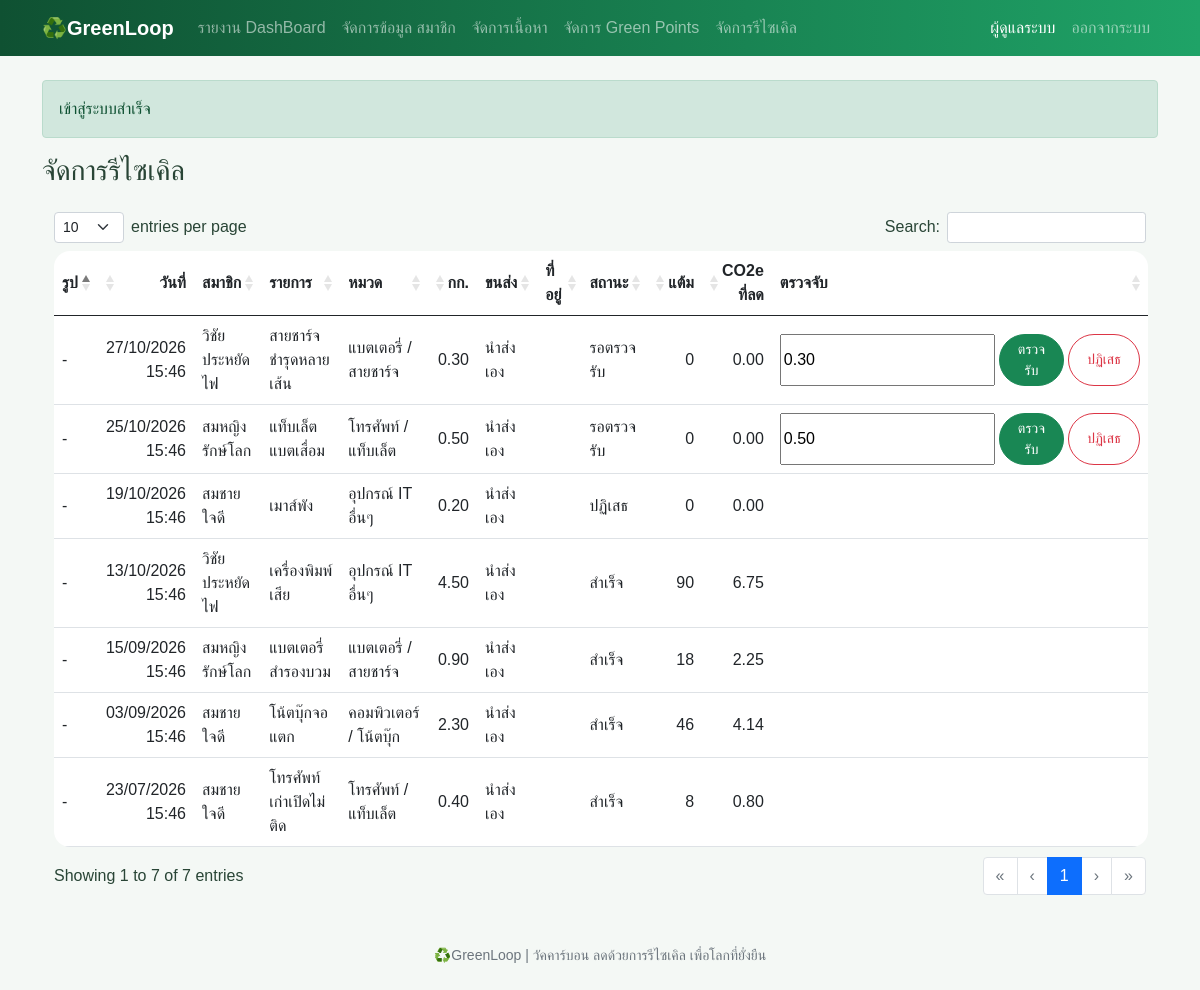
Screenshot of /admin/recycles.php (signed in) with the database file from the repository.
### tables this page shows
CREATE TABLE recycles (
    id INT AUTO_INCREMENT PRIMARY KEY,
    user_id INT NOT NULL,
    category_id INT NOT NULL,
    item_name VARCHAR(150) NOT NULL,
    weight_kg DECIMAL(6,2) NOT NULL,
    image VARCHAR(50) NOT NULL DEFAULT '',
    delivery_type ENUM('self', 'pickup') NOT NULL DEFAULT 'self',
    address VARCHAR(500) NOT NULL DEFAULT '',
    status ENUM('pending', 'done', 'rejected') NOT NULL DEFAULT 'pending',
    points INT NOT NULL DEFAULT 0,
    co2_kg DECIMAL(8,2) NOT NULL DEFAULT 0,
    created_at DATETIME NOT NULL DEFAULT CURRENT_TIMESTAMP,
    KEY idx_recycles_user_created (user_id, created_at),
    KEY idx_recycles_category (category_id),
    KEY idx_recycles_status (status),
    CONSTRAINT fk_recycles_user FOREIGN KEY (user_id) REFERENCES users (id) ON DELETE CASCADE,
    CONSTRAINT fk_recycles_category FOREIGN KEY (category_id) REFERENCES categories (id)
);

CREATE TABLE users (
    id INT AUTO_INCREMENT PRIMARY KEY,
    name VARCHAR(100) NOT NULL,
    email VARCHAR(100) NOT NULL UNIQUE,
    phone VARCHAR(10) NOT NULL,
    password VARCHAR(255) NOT NULL,
    question VARCHAR(100) NOT NULL,
    answer VARCHAR(255) NOT NULL,
    role ENUM('user', 'admin') NOT NULL DEFAULT 'user',
    status ENUM('active', 'suspended') NOT NULL DEFAULT 'active',
    points INT NOT NULL DEFAULT 0,
    created_at DATETIME NOT NULL DEFAULT CURRENT_TIMESTAMP
);

CREATE TABLE categories (
    id INT AUTO_INCREMENT PRIMARY KEY,
    name VARCHAR(100) NOT NULL,
    co2_per_kg DECIMAL(6,2) NOT NULL
);

### init.php (called while the page is built, shortened)
<?php
function me(){
    return !empty($_SESSION['uid']) ? ($_SESSION['user'] ?? null) : null;
}
function e($value){
    return htmlspecialchars((string) $value, ENT_QUOTES, 'UTF-8');
}
require_once __DIR__ . '/header.php';

### controller/admin_recycle.php (called while the page is built, shortened)
<?php
require_once __DIR__ . '/../init.php';
$s = trim($_GET['q'] ?? '');
$status = trim($_GET['status'] ?? '');
$sql = "SELECT r.*, c.name AS category, u.name AS member
    FROM recycles r
    JOIN categories c ON c.id = r.category_id
    JOIN users u ON u.id = r.user_id
    WHERE (r.item_name LIKE '%$s%' OR u.name LIKE '%$s%')
    AND ('$status' = '' OR r.status = '$status')
    ORDER BY r.status = 'pending' DESC, r.id DESC";
$result = $db->query($sql);
$rows = $result ? $result->fetch_all(MYSQLI_ASSOC) : [];

### admin/recycles.php (the view, shortened to what this page needs)
<?php
    require '../init.php';
    require __DIR__ . '/../controller/admin_recycle.php';
    head('จัดการรีไซเคิล');
?>
    <div class="table-responsive">
        <table id ="RecyTable" class="table table-stripped bg-white align-middle">
            <thead>
                <tr>
                    <th>รูป</th>
                    <th>วันที่</th>
                    <th>สมาชิก</th>
                    <th>รายการ</th>
                    <th>หมวด</th>
                    <th>กก.</th>
                    <th>ขนส่ง</th>
                    <th>ที่อยู่</th>
                    <th>สถานะ</th>
                    <th>แต้ม</th>
                    <th>CO2e ที่ลด</th>
                    <th>ตรวจจับ</th>
                </tr>
            </thead>
            <tbody>
                <?php foreach ($rows as $r): ?>
                    <?php
                        $image =$r['image'] ?? '';
                        $createdAt =$r['created_at'] ?? '';
                        $status =$r['status'] ?? '';
                    ?>
                        <tr>
                            <td>
                                <?php if ($image !== ''): ?>
                                    <a href="../uploads/<?=e($image) ?>" target="_blank" rel="noopener">
                                        <img src="../uploads/<?= e($image)?>" alt="รูปสินค้า" style="max-width:70px; max-height:56px; object-fit:cover;">
                                    </a>
                                <?php else: ?>
                                    -
                                <?php endif; ?>
                            </td>
                                <td data-order="<?= $createdAt !== '' ? strtotime($createdAt) : 0 ?>">
                                    <?= $createdAt !== '' ? e(date('d/m/Y H:i', strtotime($createdAt))) : '-' ?>
                                </td>
                                <td><?= e($r['member'] ?? '')?></td>
                                <td><?= e($r['item_name'] ?? '')?></td>
                                <td><?= e($r['category'] ?? '')?></td>
                                <td><?= e($r['weight_kg'] ?? '')?></td>
                                <td><?= $r['delivery_type'] == 'pickup' ? 'นัดรับที่บ้าน' : 'นำส่งเอง'?></td>
                                <td><?= nl2br(e($r['address'] ?? ''))?></td>
                                <td><?= $r['status'] === 'pending' ? 'รอตรวจรับ' : ($r['status'] === 'done' ? 'สำเร็จ' : 'ปฏิเสธ')?></td>
                                <td><?= e($r['points'] ?? '')?></td>
                                <td><?= e($r['co2_kg'] ?? '')?></td>
                                <td>
                                    <?php if ($status === 'pending'): ?>
                                        <form method="post" class="d-flex gap-1">
                                            <input type="number" name="weight_kg" value="<?= e($r['weight_kg']) ?? '' ?>">
                                            <button class="btn btn-sm btn-success" type="submit">ตรวจรับ</button>
                                            <button class="btn btn-sm btn-outline-danger" type="reject" formnovalidateonclick="return confirm('ปฏิเสธคำขอนี้?')">ปฏิเสธ</button>
                                        </form>
                                    <?php endif; ?>
                                </td>
                        </tr>
                <?php endforeach; ?>
            </tbody>
        </table>
    </div>
        <?php foot(); ?>

### header.php (shortened to what this page needs)
<?php
 function head($title, $show = true)   {
  $u = me();
?>
<!DOCTYPE html>
<html lang="en">
<head>
    <link rel="stylesheet" href="assets/bootstrap.min.css">
    <link rel="stylesheet" href="assets/style.css">
    <link rel="stylesheet" href="lib/datatables.css">
</head>
<body>
    <nav class="navbar navbar-expand-lg navbar-dark d-print-none">
        <div class="container">
            <a href="<?= ($u && $u['role'] === 'admin') ? 'admin/index.php' : 'index.php'?>" class="navbar-brand fw-bold">♻️GreenLoop</a>
            <div class="collapse navbar-collapse" id="menu">
                <div class="navbar-nav me-auto">
                    <?php if ($u && $u['role'] == 'admin'): ?>
                        <a href="admin/index.php" class="nav-link">รายงาน DashBoard</a>
                        <a href="admin/users.php" class="nav-link">จัดการข้อมูล สมาชิก</a>
                        <a href="admin/content.php" class="nav-link">จัดการเนื้อหา</a>
                        <a href="admin/green.php" class="nav-link">จัดการ Green Points</a>
                        <a href="admin/recycles.php" class="nav-link">จัดการรีไซเคิล</a>
                    <?php endif;?>
                </div>
                <div class="navbar-nav align-items-lg-center">
                    <?php if(!$u): ?>
                        <a href="login.php" class="nav-link">เข้าสู่ระบบ</a>
                        <a href="register.php" class="nav-link">สมัครสมาชิก</a>
                    <?php else: ?>
                        <span id="current-user-name" class="navbar-text text-white mx-2">
                            <?= e($u['name'])?>
                        </span>
                        <a href="logout.php" class="nav-link">ออกจากระบบ</a>
                    <?php endif; ?>
                </div>
            </div>
        </div>
    </nav>
    <main class="container py-4">
        <?php if (isset($_SESSION['flash'])): ?>
            <div class="alert alert-<?= $_SESSION['flash'][1] ?>">
                <?= e($_SESSION['flash'][0])?>
            </div>
        <?php endif; ?>
    <?php if ($show):   ?>
        <h3 class="mb-3"><?= $title ?></h3>
    <?php endif; ?>
<?php
}
function foot() {
    echo '</main><footer class="text-center text-muted small py-4 d-print-none">♻️GreenLoop | วัคคาร์บอน ลดด้วยการรีไซเคิล เพื่อโลกที่ยั่งยืน</footer><script src="assets/bootstrap.bundle.min.js"></script></body></html>';
}

### assets/style.css (style rules this page uses)
:root { --green:#176b43; --deep-green:#0f5132; --soft-green:#e8f5eb; }
body { background: #f4f8f5; color: #294536; font-family: "Leelawadee UI", Tahoma, sans-serif; }
.navbar { background: linear-gradient(90deg,var(--deep-green),#1fa367); }
.navbar-brand { font-weight: 700; }
.btn { border-radius: 50px; padding-inline: 18px; transition: -2s; }
.table { overflow: hidden; border-radius: 16px; }

### rows the page displays
recycles: created_at "27/10/2026 15:46", user.name "วิชัย ประหยัดไฟ", item_name "สายชาร์จชำรุดหลายเส้น", category.name "แบตเตอรี่ / สายชาร์จ", weight_kg "0.30", delivery_type "นำส่งเอง", status "รอตรวจรับ", points "0", co2_kg "0.00"
recycles: created_at "25/10/2026 15:46", user.name "สมหญิง รักษ์โลก", item_name "แท็บเล็ตแบตเสื่อม", category.name "โทรศัพท์ / แท็บเล็ต", weight_kg "0.50", delivery_type "นำส่งเอง", status "รอตรวจรับ", points "0", co2_kg "0.00"
recycles: created_at "19/10/2026 15:46", user.name "สมชาย ใจดี", item_name "เมาส์พัง", category.name "อุปกรณ์ IT อื่นๆ", weight_kg "0.20", delivery_type "นำส่งเอง", status "ปฏิเสธ", points "0", co2_kg "0.00"
recycles: created_at "13/10/2026 15:46", user.name "วิชัย ประหยัดไฟ", item_name "เครื่องพิมพ์เสีย", category.name "อุปกรณ์ IT อื่นๆ", weight_kg "4.50", delivery_type "นำส่งเอง", status "สำเร็จ", points "90", co2_kg "6.75"
recycles: created_at "15/09/2026 15:46", user.name "สมหญิง รักษ์โลก", item_name "แบตเตอรี่สำรองบวม", category.name "แบตเตอรี่ / สายชาร์จ", weight_kg "0.90", delivery_type "นำส่งเอง", status "สำเร็จ", points "18", co2_kg "2.25"
recycles: created_at "03/09/2026 15:46", user.name "สมชาย ใจดี", item_name "โน้ตบุ๊กจอแตก", category.name "คอมพิวเตอร์ / โน้ตบุ๊ก", weight_kg "2.30", delivery_type "นำส่งเอง", status "สำเร็จ", points "46", co2_kg "4.14"
recycles: created_at "23/07/2026 15:46", user.name "สมชาย ใจดี", item_name "โทรศัพท์เก่าเปิดไม่ติด", category.name "โทรศัพท์ / แท็บเล็ต", weight_kg "0.40", delivery_type "นำส่งเอง", status "สำเร็จ", points "8", co2_kg "0.80"

### other values shown
$u['name'] "ผู้ดูแลระบบ"
$_SESSION['flash'][0] "เข้าสู่ระบบสำเร็จ"
$title "จัดการรีไซเคิล"
